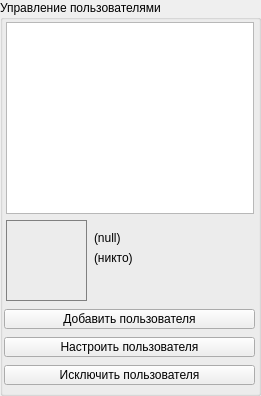
             <widget class="QGroupBox" name="box_UsersDbEdit">
              <property name="geometry">
               <rect>
                <x>640</x>
                <y>10</y>
                <width>261</width>
                <height>396</height>
               </rect>
              </property>
              <property name="title">
               <string>Управление пользователями</string>
              </property>
              <widget class="QLabel" name="lbl_SelectedUserDescription">
               <property name="geometry">
                <rect>
                 <x>94</x>
                 <y>250</y>
                 <width>151</width>
                 <height>16</height>
                </rect>
               </property>
               <property name="sizePolicy">
                <sizepolicy hsizetype="Expanding" vsizetype="Preferred">
                 <horstretch>0</horstretch>
                 <verstretch>0</verstretch>
                </sizepolicy>
               </property>
               <property name="text">
                <string>(никто)</string>
               </property>
              </widget>
              <widget class="QLabel" name="lbl_SelectedUserUsername">
               <property name="geometry">
                <rect>
                 <x>94</x>
                 <y>230</y>
                 <width>151</width>
                 <height>16</height>
                </rect>
               </property>
               <property name="sizePolicy">
                <sizepolicy hsizetype="Expanding" vsizetype="Expanding">
                 <horstretch>0</horstretch>
                 <verstretch>0</verstretch>
                </sizepolicy>
               </property>
               <property name="styleSheet">
                <string notr="true">font: 63 11pt &quot;Segoe UI Semibold&quot;;</string>
               </property>
               <property name="text">
                <string>(null)</string>
               </property>
              </widget>
              <widget class="QWidget" name="verticalLayoutWidget_3">
               <property name="geometry">
                <rect>
                 <x>4</x>
                 <y>307</y>
                 <width>251</width>
                 <height>81</height>
                </rect>
               </property>
               <layout class="QVBoxLayout" name="qvl_UserDataBaseActionsPool">
                <property name="leftMargin">
                 <number>0</number>
                </property>
                <property name="topMargin">
                 <number>0</number>
                </property>
                <property name="rightMargin">
                 <number>0</number>
                </property>
                <property name="bottomMargin">
                 <number>0</number>
                </property>
                <item>
                 <widget class="QPushButton" name="btn_UserDatabaseAddUser">
                  <property name="sizePolicy">
                   <sizepolicy hsizetype="Preferred" vsizetype="Maximum">
                    <horstretch>0</horstretch>
                    <verstretch>0</verstretch>
                   </sizepolicy>
                  </property>
                  <property name="maximumSize">
                   <size>
                    <width>16777215</width>
                    <height>20</height>
                   </size>
                  </property>
                  <property name="text">
                   <string>Добавить пользователя</string>
                  </property>
                  <property name="icon">
                   <iconset resource="../../images/resources.qrc">
                    <normaloff>:/black/black/plus_ico.png</normaloff>:/black/black/plus_ico.png</iconset>
                  </property>
                  <property name="iconSize">
                   <size>
                    <width>13</width>
                    <height>13</height>
                   </size>
                  </property>
                 </widget>
                </item>
                <item>
                 <widget class="QPushButton" name="btn_UserDatabaseConfigureUser">
                  <property name="sizePolicy">
                   <sizepolicy hsizetype="Preferred" vsizetype="Maximum">
                    <horstretch>0</horstretch>
                    <verstretch>0</verstretch>
                   </sizepolicy>
                  </property>
                  <property name="maximumSize">
                   <size>
                    <width>16777215</width>
                    <height>20</height>
                   </size>
                  </property>
                  <property name="text">
                   <string>Настроить пользователя</string>
                  </property>
                  <property name="icon">
                   <iconset resource="../../images/resources.qrc">
                    <normaloff>:/black/black/more_ico.png</normaloff>:/black/black/more_ico.png</iconset>
                  </property>
                  <property name="iconSize">
                   <size>
                    <width>13</width>
                    <height>13</height>
                   </size>
                  </property>
                 </widget>
                </item>
                <item>
                 <widget class="QPushButton" name="btn_UserDatabaseDeleteUser">
                  <property name="sizePolicy">
                   <sizepolicy hsizetype="Preferred" vsizetype="Maximum">
                    <horstretch>0</horstretch>
                    <verstretch>0</verstretch>
                   </sizepolicy>
                  </property>
                  <property name="maximumSize">
                   <size>
                    <width>16777215</width>
                    <height>20</height>
                   </size>
                  </property>
                  <property name="text">
                   <string>Исключить пользователя</string>
                  </property>
                  <property name="icon">
                   <iconset resource="../../images/resources.qrc">
                    <normaloff>:/black/black/minus_ico.png</normaloff>:/black/black/minus_ico.png</iconset>
                  </property>
                  <property name="iconSize">
                   <size>
                    <width>13</width>
                    <height>13</height>
                   </size>
                  </property>
                 </widget>
                </item>
               </layout>
              </widget>
              <widget class="QListWidget" name="liw_UsersDbList">
               <property name="geometry">
                <rect>
                 <x>6</x>
                 <y>22</y>
                 <width>248</width>
                 <height>192</height>
                </rect>
               </property>
              </widget>
              <widget class="QLabel" name="gfv_SelectedUserAvatar">
               <property name="geometry">
                <rect>
                 <x>6</x>
                 <y>220</y>
                 <width>81</width>
                 <height>81</height>
                </rect>
               </property>
               <property name="styleSheet">
                <string notr="true">border: 1px solid grey;</string>
               </property>
               <property name="text">
                <string/>
               </property>
               <property name="scaledContents">
                <bool>true</bool>
               </property>
              </widget>
             </widget>
